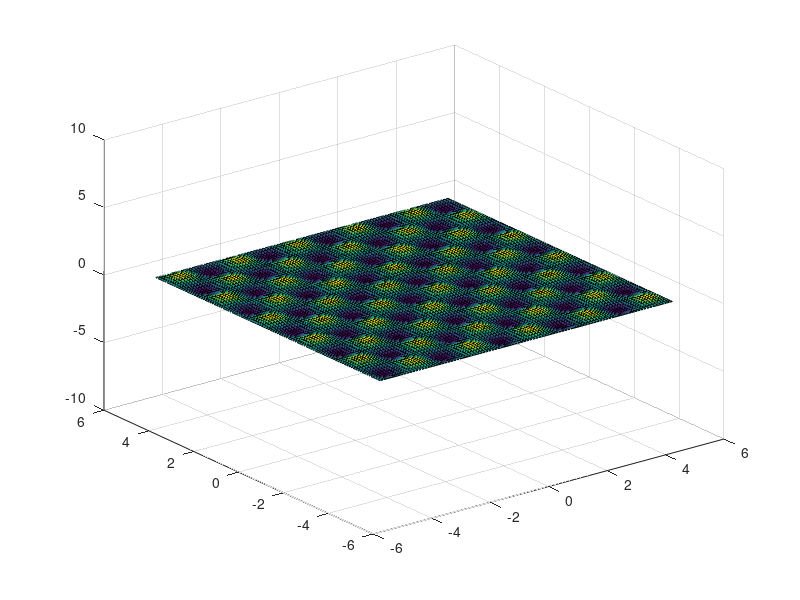

The MATLAB script that drew this image:
%Normal Modes of a Square Membrane
%Part 1
%F.I. Giasemis

clear all
disp('give two positive integers')
n=input('n=');
m=input('m=');
[x,y]=meshgrid(-5:.1:5);
A=10;
l=5;

for t=0:.05:10
    u=A*sin(m*pi*x/l).*sin(n*pi*y/l)*cos(sqrt(m^2+n^2)*t);
    surf(x,y,u)
    zlim([-A A]);
    pause(.001)
end
clc
    
    
